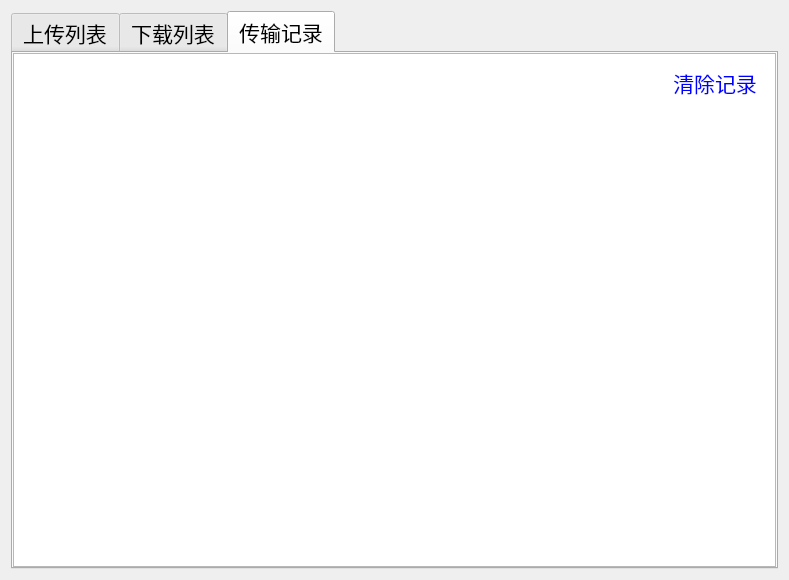
<?xml version="1.0" encoding="UTF-8"?>
<ui version="4.0">
 <class>Transfer</class>
 <widget class="QWidget" name="Transfer">
  <property name="geometry">
   <rect>
    <x>0</x>
    <y>0</y>
    <width>789</width>
    <height>580</height>
   </rect>
  </property>
  <property name="windowTitle">
   <string>Form</string>
  </property>
  <layout class="QGridLayout" name="gridLayout">
   <item row="0" column="0">
    <widget class="QTabWidget" name="tabWidget">
     <property name="font">
      <font>
       <family>新宋体</family>
       <pointsize>16</pointsize>
      </font>
     </property>
     <property name="currentIndex">
      <number>2</number>
     </property>
     <widget class="QWidget" name="upload">
      <attribute name="title">
       <string>上传列表</string>
      </attribute>
      <layout class="QVBoxLayout" name="verticalLayout_2">
       <property name="spacing">
        <number>0</number>
       </property>
       <property name="leftMargin">
        <number>0</number>
       </property>
       <property name="topMargin">
        <number>0</number>
       </property>
       <property name="rightMargin">
        <number>0</number>
       </property>
       <property name="bottomMargin">
        <number>0</number>
       </property>
       <item>
        <widget class="QScrollArea" name="scrollArea">
         <property name="widgetResizable">
          <bool>true</bool>
         </property>
         <widget class="QWidget" name="upload_scroll">
          <property name="geometry">
           <rect>
            <x>0</x>
            <y>0</y>
            <width>759</width>
            <height>516</height>
           </rect>
          </property>
          <layout class="QVBoxLayout" name="verticalLayout_5">
           <property name="spacing">
            <number>0</number>
           </property>
           <property name="leftMargin">
            <number>0</number>
           </property>
           <property name="topMargin">
            <number>0</number>
           </property>
           <property name="rightMargin">
            <number>0</number>
           </property>
           <property name="bottomMargin">
            <number>0</number>
           </property>
          </layout>
         </widget>
        </widget>
       </item>
      </layout>
     </widget>
     <widget class="QWidget" name="download">
      <attribute name="title">
       <string>下载列表</string>
      </attribute>
      <layout class="QVBoxLayout" name="verticalLayout_3">
       <property name="leftMargin">
        <number>0</number>
       </property>
       <property name="topMargin">
        <number>0</number>
       </property>
       <property name="rightMargin">
        <number>0</number>
       </property>
       <property name="bottomMargin">
        <number>0</number>
       </property>
       <item>
        <widget class="QScrollArea" name="scrollArea_2">
         <property name="widgetResizable">
          <bool>true</bool>
         </property>
         <widget class="QWidget" name="download_scroll">
          <property name="geometry">
           <rect>
            <x>0</x>
            <y>0</y>
            <width>759</width>
            <height>516</height>
           </rect>
          </property>
          <layout class="QVBoxLayout" name="verticalLayout_6">
           <property name="spacing">
            <number>0</number>
           </property>
           <property name="leftMargin">
            <number>0</number>
           </property>
           <property name="topMargin">
            <number>0</number>
           </property>
           <property name="rightMargin">
            <number>0</number>
           </property>
           <property name="bottomMargin">
            <number>0</number>
           </property>
          </layout>
         </widget>
        </widget>
       </item>
      </layout>
     </widget>
     <widget class="QWidget" name="record">
      <attribute name="title">
       <string>传输记录</string>
      </attribute>
      <layout class="QVBoxLayout" name="verticalLayout_4">
       <property name="spacing">
        <number>0</number>
       </property>
       <property name="leftMargin">
        <number>0</number>
       </property>
       <property name="topMargin">
        <number>0</number>
       </property>
       <property name="rightMargin">
        <number>0</number>
       </property>
       <property name="bottomMargin">
        <number>0</number>
       </property>
       <item>
        <widget class="QScrollArea" name="scrollArea_3">
         <property name="widgetResizable">
          <bool>true</bool>
         </property>
         <widget class="QWidget" name="scrollAreaWidgetContents_3">
          <property name="geometry">
           <rect>
            <x>0</x>
            <y>0</y>
            <width>759</width>
            <height>516</height>
           </rect>
          </property>
          <layout class="QGridLayout" name="gridLayout_2">
           <property name="leftMargin">
            <number>0</number>
           </property>
           <property name="topMargin">
            <number>0</number>
           </property>
           <property name="rightMargin">
            <number>0</number>
           </property>
           <property name="bottomMargin">
            <number>0</number>
           </property>
           <property name="spacing">
            <number>0</number>
           </property>
           <item row="2" column="0" colspan="2">
            <widget class="QTextEdit" name="record_msg">
             <property name="frameShape">
              <enum>QFrame::NoFrame</enum>
             </property>
            </widget>
           </item>
           <item row="1" column="0">
            <widget class="QWidget" name="widget" native="true">
             <property name="styleSheet">
              <string notr="true">background-color: #ffffff;</string>
             </property>
             <layout class="QHBoxLayout" name="horizontalLayout">
              <item>
               <spacer name="horizontalSpacer">
                <property name="orientation">
                 <enum>Qt::Horizontal</enum>
                </property>
                <property name="sizeHint" stdset="0">
                 <size>
                  <width>40</width>
                  <height>20</height>
                 </size>
                </property>
               </spacer>
              </item>
              <item>
               <widget class="QToolButton" name="clearBtn">
                <property name="minimumSize">
                 <size>
                  <width>0</width>
                  <height>35</height>
                 </size>
                </property>
                <property name="font">
                 <font>
                  <family>新宋体</family>
                  <pointsize>16</pointsize>
                  <italic>false</italic>
                  <bold>false</bold>
                 </font>
                </property>
                <property name="styleSheet">
                 <string notr="true">color: rgb(0, 0, 255);
font: 16pt &quot;新宋体&quot;;</string>
                </property>
                <property name="text">
                 <string>清除记录</string>
                </property>
                <property name="autoRaise">
                 <bool>true</bool>
                </property>
               </widget>
              </item>
             </layout>
            </widget>
           </item>
          </layout>
         </widget>
        </widget>
       </item>
      </layout>
     </widget>
    </widget>
   </item>
  </layout>
 </widget>
 <resources/>
 <connections/>
</ui>
